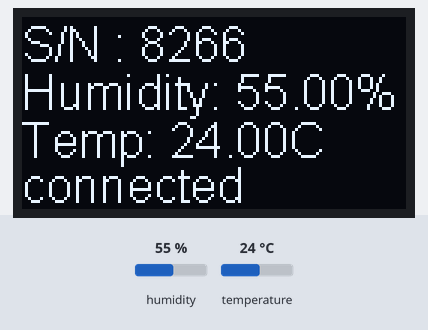
The sketch below on a simulated ESP8266 (NodeMCU). Parts: 128×64 one-colour display. The inputs (shaded band) are chosen by the test bench; at power-on: humidity 55 %, temperature 24 °C. WiFi joins after 1.5 s; servers stay silent unless stated; what the sketch prints to the serial monitor is not drawn.

Above: at 2.1 s.

The sketch:

readDHT.ino
```cpp
#include <Wire.h>  // Only needed for Arduino 1.6.5 and earlier
#include "SSD1306.h" // alias for `#include "SSD1306Wire.h"
#include <time.h>

float h,t;
int x=0;
const char* ssid     ="gaew";
const char* password ="asdfghjkl";

const char* host = "data.sparkfun.com";
const char* streamId   = "4Jj0rzrLvYH6Wlq2JzXn";
const char* privateKey = "b5xBKDKJlGfnRP2zkdoZ";


#include <DHT.h>
#include <ESP8266WiFi.h>
#define DHTPIN D2     // what pin we're connected to
#define DHTTYPE DHT22   // DHT 11
SSD1306  display(0x3c, D3, D6);
// SH1106 display(0x3c, D3, D5);

// Initialize DHT sensor for normal 16mhz Arduino
DHT dht(DHTPIN, DHTTYPE);
const int sleepTimeS = 2;
void setup(){

  Serial.begin(115200);
  // Initialising the UI will init the display too.
  display.init();

  display.flipScreenVertically();
  display.setFont(ArialMT_Plain_16);
  display.setTextAlignment(TEXT_ALIGN_LEFT);
  dht.begin(); // initialize dht

   WiFi.mode(WIFI_STA);                                        //เชื่อมต่อ Wifi
  WiFi.begin(ssid, password);
  Serial.println("\nConnecting to WiFi");
  while (WiFi.status() != WL_CONNECTED) {
     Serial.print(",");
     delay(1000);
   }

}

void displayTempHumid(){
  // Reading temperature or humidity takes about 250 milliseconds!
  // Sensor readings may also be up to 2 seconds 'old' (its a very slow sensor)
  h = dht.readHumidity();
  // Read temperature as Celsius
  t = dht.readTemperature();
  // Read temperature as Fahrenheit
  float f = dht.readTemperature(true);


  // Check if any reads failed and exit early (to try again).
  if (isnan(h) || isnan(t) || isnan(f)){
    display.clear(); // clearing the display
    display.drawString(5,0, "Failed DHT");
    return;
  }
  display.clear();
  display.drawString(0, 0, "S/N : 8266");
  display.drawString(0, 16, "Humidity: " + String(h) + "%\t");
  display.drawString(0, 32, "Temp: " + String(t) + "C");
   if (WiFi.status() != WL_CONNECTED){
     display.drawString(0, 47, "disconnect");
  }else{
    display.drawString(0, 47, "connected");
  }

}

  void displayClear(){
     display.clear();
  }

   void displayConnecting(){
     display.clear();
     display.drawString(0, 47, "connecting...");
  }

  void displayStatus(){
     display.clear();
     if (WiFi.status() != WL_CONNECTED){
     display.drawString(0, 47, "disconnect");
  }else{
    display.drawString(0, 47, "connected");
  }
  }

  void sentWifi(){
    WiFiClient client;
   const int httpPort = 80;
    if (!client.connect(host, httpPort)) {
    Serial.println("connection failed");
    return;
    }
  String url = "/input/";
  url += streamId;
  url += "?private_key=";
  url += privateKey;
  url += "&humidity=";
  url += h;
  url += "&temp=";
  url += t;
  url += "&sn=01";

  Serial.print("Requesting URL: ");
  Serial.println(url);

  // This will send the request to the server
  client.print(String("GET ") + url + " HTTP/1.1\r\n" +
               "Host: " + host + "\r\n" +
               "Connection: close\r\n\r\n");
  delay(3000);
  }

void loop(){

       displayTempHumid();
       display.display();
       delay(3000);

   sentWifi();

   delay(40000);

  }
```
